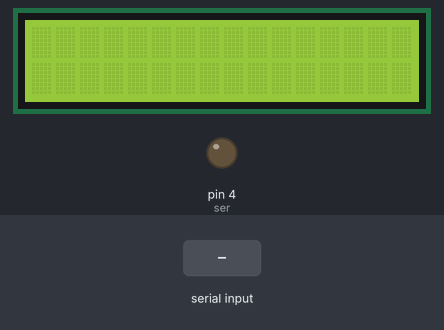
The sketch below on a simulated Arduino Uno, built with avr-gcc and run on an emulated ATmega328P. Parts: 16×2 character LCD, output pins drawn as LEDs (lit = HIGH). The inputs (shaded band) are chosen by the test bench. Pins used as bus, display or sensor lines are not drawn; what the sketch prints to the serial monitor is not drawn.

Above: at 1.3 s.
1.4 s: "switch1 on\n" received over the second serial link
At 2.1 s:
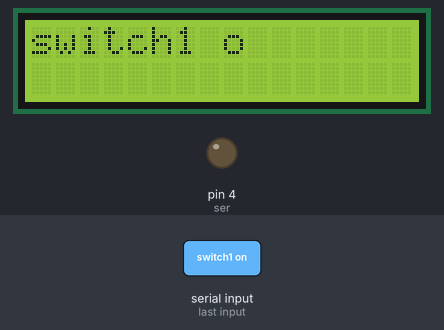
2.9 s: "switch2 off\n" received over the second serial link
At 3.3 s:
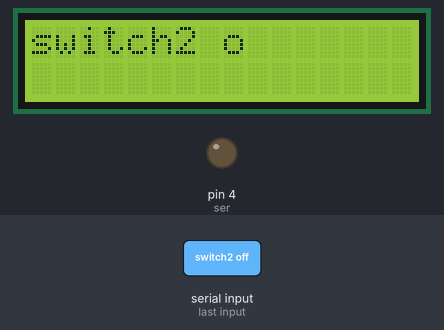
Timing chart, 0 to 5.9 s (numbered marks = the images above; inputs shaded):
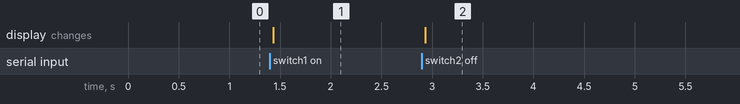

Measured:
- after the input at 1.4 s, the display: changes at once (image 1)
- after the input at 2.9 s, the display: changes at once (image 2)

The sketch:

bluetooth_comunication_with_serial_terminal.ino
```cpp
#include <Wire.h>
#include <LiquidCrystal_I2C.h>
LiquidCrystal_I2C lcd(0x27,16,2);


#include <SoftwareSerial.h>
SoftwareSerial myserial (3,2) ;// bluetooth : Tx = 3 , Rx = 2


char rx_byte;
String rx_str = "";
bool set_switchs[16]={HIGH,HIGH,HIGH,HIGH,HIGH,HIGH,HIGH,HIGH,HIGH,HIGH,HIGH,HIGH,HIGH,HIGH,HIGH,HIGH};


#define ser 4
#define latch 5
#define clk 6
void setup() {
 Serial.begin(9600);
 myserial.begin(9600);

 lcd.init();                      // initialize the lcd
  lcd.init();
 lcd.backlight();

 pinMode (ser, OUTPUT);
 pinMode (latch, OUTPUT);
 pinMode (clk, OUTPUT);


}

void loop() {
 if(myserial.available() )
  {
     rx_byte = myserial.read();
    Serial.write(rx_byte );

    if (rx_byte != '\n') {
      rx_str += rx_byte;
    }
      else {

      rx_str.replace(rx_str.substring(rx_str.length()-1), ""); //remove last caracter in string "/0"
       lcd.setCursor(0,0);
      lcd.print(rx_str );lcd.print("            ");// print the data on lcd

      //lcd.setCursor(rx_str.length()-1,0); lcd.print("            "); if yo donot remove last char.

      // ===============================================  control ========================


  if(rx_str.equals("switch1 on")){set_switchs[0]=LOW;}else if(rx_str.equals("switch1 off")){set_switchs[0]=HIGH;}
  if(rx_str.equals("switch2 on")){set_switchs[1]=LOW;}else if(rx_str.equals("switch2 off")){set_switchs[1]=HIGH;}
  if(rx_str.equals("switch3 on")){set_switchs[2]=LOW;}else if(rx_str.equals("switch3 off")){set_switchs[2]=HIGH;}
  if(rx_str.equals("switch4 on")){set_switchs[3]=LOW;}else if(rx_str.equals("switch4 off")){set_switchs[3]=HIGH;}
  if(rx_str.equals("switch5 on")){set_switchs[4]=LOW;}else if(rx_str.equals("switch5 off")){set_switchs[4]=HIGH;}
  if(rx_str.equals("switch6 on")){set_switchs[5]=LOW;}else if(rx_str.equals("switch6 off")){set_switchs[5]=HIGH;}
  if(rx_str.equals("switch7 on")){set_switchs[6]=LOW;}else if(rx_str.equals("switch7 off")){set_switchs[6]=HIGH;}
  if(rx_str.equals("switch8 on")){set_switchs[7]=LOW;}else if(rx_str.equals("switch8 off")){set_switchs[7]=HIGH;}
  if(rx_str.equals("switch9 on")){set_switchs[8]=LOW;}else if(rx_str.equals("switch9 off")){set_switchs[8]=HIGH;}
if(rx_str.equals("switch10 on")){set_switchs[9]=LOW;}else if(rx_str.equals("switch10 off")){set_switchs[9]=HIGH;}
if(rx_str.equals("switch11 on")){set_switchs[10]=LOW;}else if(rx_str.equals("switch11 off")){set_switchs[10]=HIGH;}
if(rx_str.equals("switch12 on")){set_switchs[11]=LOW;}else if(rx_str.equals("switch12 off")){set_switchs[11]=HIGH;}
if(rx_str.equals("switch13 on")){set_switchs[12]=LOW;}else if(rx_str.equals("switch13 off")){set_switchs[12]=HIGH;}
if(rx_str.equals("switch14 on")){set_switchs[13]=LOW;}else if(rx_str.equals("switch14 off")){set_switchs[13]=HIGH;}
if(rx_str.equals("switch15 on")){set_switchs[14]=LOW;}else if(rx_str.equals("switch15 off")){set_switchs[14]=HIGH;}
if(rx_str.equals("switch16 on")){set_switchs[15]=LOW;}else if(rx_str.equals("switch16 off")){set_switchs[15]=HIGH;}
if(rx_str.equals("all on")){for(int i=0;i<16;i++){set_switchs[i]=LOW;}}
else if(rx_str.equals("all off")){for(int i=0;i<16;i++){set_switchs[i]=HIGH;}}
digitalWrite(latch,LOW);
digitalWrite(clk,LOW);
digitalWrite(clk,HIGH);

digitalWrite(ser, set_switchs[0]);//////////1
digitalWrite(clk,LOW);
digitalWrite(clk,HIGH);
digitalWrite(ser,set_switchs[1]);//////////2
digitalWrite(clk,LOW);
digitalWrite(clk,HIGH);
digitalWrite(ser,set_switchs[2]);//////////3
digitalWrite(clk,LOW);
digitalWrite(clk,HIGH);
digitalWrite(ser,set_switchs[3]);//////////4
digitalWrite(clk,LOW);
digitalWrite(clk,HIGH);
digitalWrite(ser,set_switchs[4]);//////////5
digitalWrite(clk,LOW);
digitalWrite(clk,HIGH);
digitalWrite(ser,set_switchs[5]);//////////6
digitalWrite(clk,LOW);
digitalWrite(clk,HIGH);
digitalWrite(ser,set_switchs[6]);//////////7
digitalWrite(clk,LOW);
digitalWrite(clk,HIGH);
digitalWrite(ser,set_switchs[7]);//////////8
digitalWrite(clk,LOW);
digitalWrite(clk,HIGH);
digitalWrite(ser,set_switchs[8]);//////////9
digitalWrite(clk,LOW);
digitalWrite(clk,HIGH);
digitalWrite(ser,set_switchs[9]);//////////10
digitalWrite(clk,LOW);
digitalWrite(clk,HIGH);
digitalWrite(ser,set_switchs[10]);//////////11
digitalWrite(clk,LOW);
digitalWrite(clk,HIGH);
digitalWrite(ser,set_switchs[11]);//////////12
digitalWrite(clk,LOW);
digitalWrite(clk,HIGH);
digitalWrite(ser,set_switchs[12]);//////////13
digitalWrite(clk,LOW);
digitalWrite(clk,HIGH);
digitalWrite(ser,set_switchs[13]);//////////14
digitalWrite(clk,LOW);
digitalWrite(clk,HIGH);
digitalWrite(ser,set_switchs[14]);//////////15
digitalWrite(clk,LOW);
digitalWrite(clk,HIGH);
digitalWrite(ser,set_switchs[15]);//////////16
digitalWrite(clk,LOW);
digitalWrite(clk,HIGH);

digitalWrite(ser,LOW);//
digitalWrite(latch,HIGH);
      //================================================end control =====================

      rx_str = "";  lcd.print("            ");   // select    rx_str =""

    }

}

    if (Serial.available () )
    {
      myserial.write(Serial.read() );
    }

}
```
